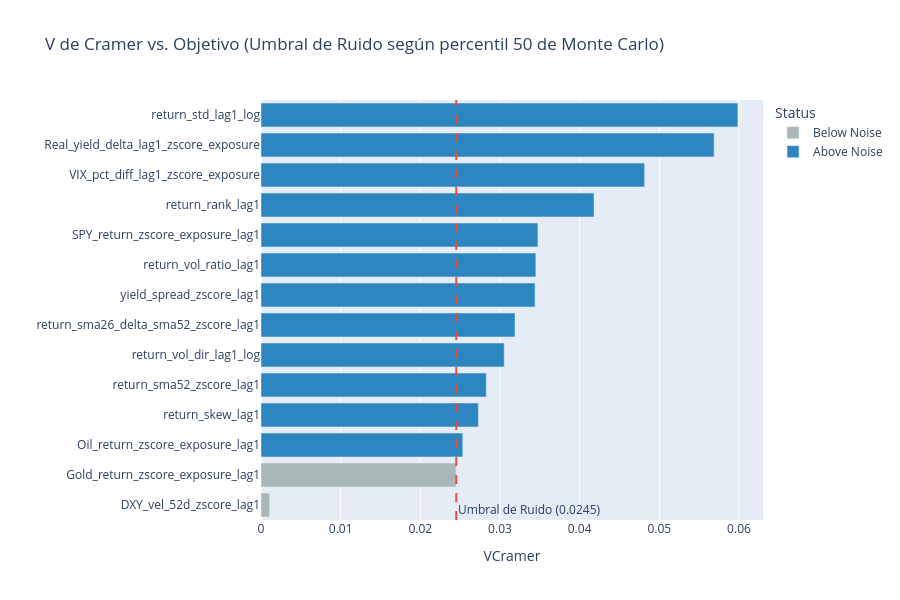

Notebook code cell kept with this figure:
### Markdown cell above
### Ranking de variables (V de Cramer)

### Code cell
_ = rankear_variables(X=X, y=y, percentil=50, graficar=True)

### Figure 1 — Plotly figure (JSON) as saved in the notebook; plotly's stock layout.template omitted (floating-point values rounded to 4 significant figures)
{"data": [{"hovertemplate": "Status=Below Noise<br>VCramer=%{x}<br>index=%{y}<extra></extra>", "legendgroup": "Below Noise", "marker": {"color": "#AAB7B8", "pattern": {"shape": ""}}, "name": "Below Noise", "orientation": "h", "showlegend": true, "textposition": "auto", "type": "bar", "x": [0.001088, 0.02448], "xaxis": "x", "y": ["DXY_vel_52d_zscore_lag1", "Gold_return_zscore_exposure_lag1"], "yaxis": "y"}, {"hovertemplate": "Status=Above Noise<br>VCramer=%{x}<br>index=%{y}<extra></extra>", "legendgroup": "Above Noise", "marker": {"color": "#2E86C1", "pattern": {"shape": ""}}, "name": "Above Noise", "orientation": "h", "showlegend": true, "textposition": "auto", "type": "bar", "x": [0.02533, 0.02729, 0.02828, 0.03053, 0.03189, 0.0344, 0.0345, 0.03476, 0.04181, 0.04815, 0.05688, 0.05986], "xaxis": "x", "y": ["Oil_return_zscore_exposure_lag1", "return_skew_lag1", "return_sma52_zscore_lag1", "return_vol_dir_lag1_log", "return_sma26_delta_sma52_zscore_lag1", "yield_spread_zscore_lag1", "return_vol_ratio_lag1", "SPY_return_zscore_exposure_lag1", "return_rank_lag1", "VIX_pct_diff_lag1_zscore_exposure", "Real_yield_delta_lag1_zscore_exposure", "return_std_lag1_log"], "yaxis": "y"}], "layout": {"annotations": [{"showarrow": false, "text": "Umbral de Ruido (0.0245)", "x": 0.02451, "xanchor": "left", "xref": "x", "y": 0, "yanchor": "bottom", "yref": "y domain"}], "barmode": "relative", "height": 600, "legend": {"title": {"text": "Status"}, "tracegroupgap": 0}, "shapes": [{"line": {"color": "#E74C3C", "dash": "dash"}, "type": "line", "x0": 0.02451, "x1": 0.02451, "xref": "x", "y0": 0, "y1": 1, "yref": "y domain"}], "title": {"text": "V de Cramer vs. Objetivo (Umbral de Ruido según percentil 50 de Monte Carlo)"}, "xaxis": {"anchor": "y", "domain": [0, 1], "title": {"text": "VCramer"}}, "yaxis": {"anchor": "x", "domain": [0, 1], "dtick": 1, "title": {"text": ""}}}}
